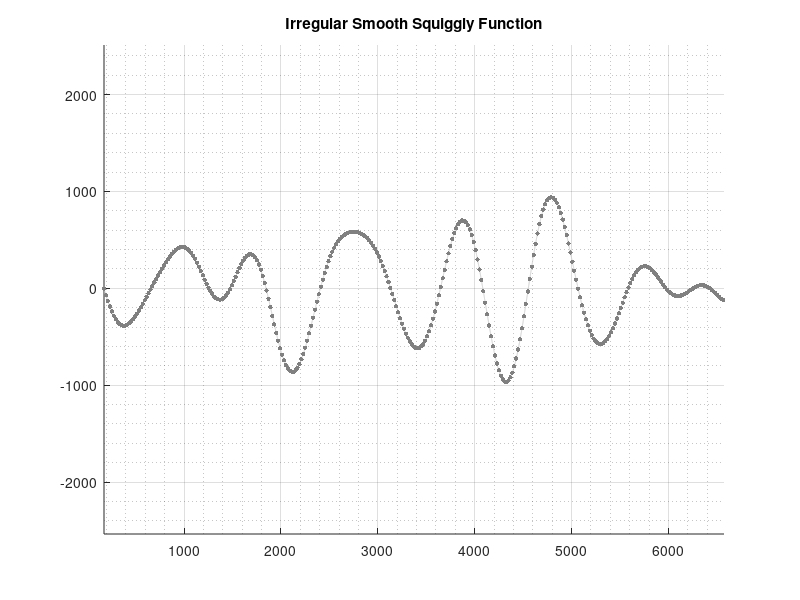
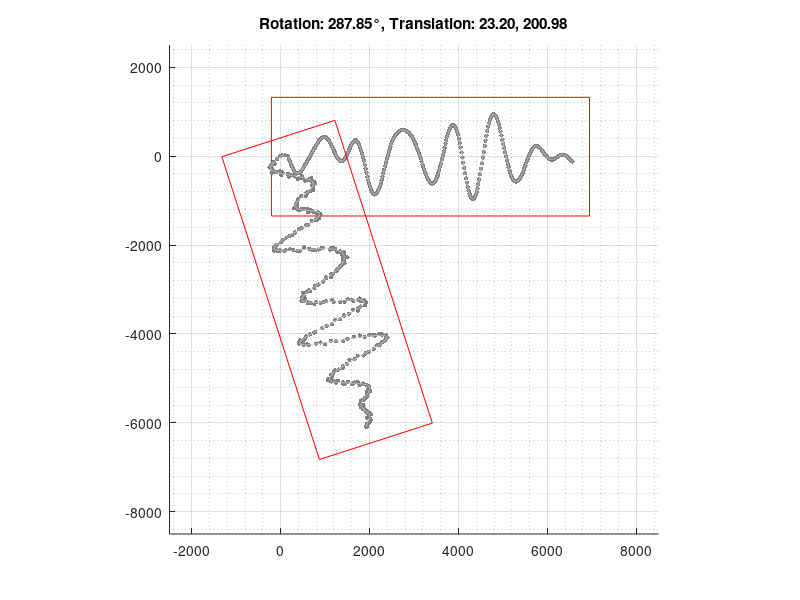

Recreate these plots in MATLAB, in order. (Note: this script raises an error after producing the figures.)
%% Point-to-point Iterative Closest Point Algorithm - 2D

% 2-dimensional hardware friendly implementation of the point-to-point 
% Iterative Closest Point (ICP) point cloud registration algorithm

out_dir = 'P2P_ICP_2D';

%% Generate an irregular smooth squiggly function

% Parameters
range = 800;            % size of 2D square containing line
extent = 8;             % factor to scale range and define the horizontal extent of the line
n_points = 10;          % number of horizontal points per range increment
downsample_factor = 4;  % downsample factor for a single range increment

% Check that downsample_factor is a factor of range/extent
if mod(range / extent, downsample_factor) ~= 0
    error('downsample_factor must be a factor of range/extent');
end

% Adjust downsample factor based on extent
downsample_factor = downsample_factor * extent;

% Initialize time signal vector for horizontal axis (x)
t = linspace(0, extent*range, (range+1)*n_points);
y = zeros(size(t));

% Number of harmonic components (more terms = more irregularity)
num_terms = 100;

for k = 1:num_terms
    A = ((rand()*(2*range/3))+(range/3))*(1/k);
    f = (rand()*1/range)+1/(3*range);
    phi = rand()*2*pi;
    if rand() > 0.5
        y = y + A * sin(2*pi*f*t + phi);
    else
        y = y + A * cos(2*pi*f*t + phi);
    end
end

% Densely sampled 2D point cloud
xy = [t' y'];

%% Downsampled 2D Point Cloud

% Downsample and add an x offset
offset = rand()*range-(range/2);
xy(:, 1) = xy(:, 1) + offset;
pc = xy(1:range/downsample_factor:end, :);

% Define corners for a bounding box around pc with a 20% border
border = min([0.2*(max(pc(:, 1))-min(pc(:, 1))), 0.2*(max(pc(:, 2))-min(pc(:, 2)))]);
cnrs = [min(pc(:, 1))-border, min(pc(:, 2))-border; ...
        max(pc(:, 1))+border, min(pc(:, 2))-border; ...
        max(pc(:, 1))+border, max(pc(:, 2))+border; ...
        min(pc(:, 1))-border, max(pc(:, 2))+border];
cnrs(end+1,:) = cnrs(1,:);

%% Transform the point cloud and add some noise

% Generate random rotation angle (in radians)
theta = rand() * 2 * pi;

% 2D rotation matrix
R = [cos(theta), -sin(theta);
     sin(theta),  cos(theta)];

% Random translation vector (1x2)
t = rand(1, 2)*2*range-range;

% Add Gaussian noise to the point cloud
noise_level = range/35; % Adjust the noise level as needed
noise = noise_level * randn(size(pc)); % Generate Gaussian noise
pc_noisy = pc + noise; % Add noise to the point cloud

% Apply transformation: rotate then translate
pc_transformed = (R * pc_noisy')' + t;
xy_transformed = (R * xy')' + t;
cnrs_transformed = (R * cnrs')' + t;

%% Visualize point clouds

% Output directory
if ~exist(out_dir, 'dir')
    mkdir(out_dir);
end

% Plot original function
figure; hold on;
plot(xy(:, 1), xy(:, 2), 'LineWidth', 0.1, 'Color', repmat(0.8, [1 3]));
scatter(pc(:, 1), pc(:, 2), 10, 'filled', 'MarkerFaceColor', repmat(0.5, [1 3]));
hold off;
axis equal;
grid on; grid minor;
title('Irregular Smooth Squiggly Function');
fig1 = gcf;

% Visualize point clouds before ICP
figure; hold on;

% Original point cloud
scatter(pc(:, 1), pc(:, 2), 10, 'filled', 'MarkerFaceColor', repmat(0.5, [1 3]));
plot(xy(:, 1), xy(:, 2), 'LineWidth', 0.1, 'Color', repmat(0.8, [1 3]));
plot(cnrs(:, 1), cnrs(:, 2), 'LineWidth', 0.1, 'Color', 'r');

% Transformed point cloud
scatter(pc_transformed(:, 1), pc_transformed(:, 2), 10, 'filled', 'MarkerFaceColor', [0.5 0.5 0.5]);
plot(xy_transformed(:, 1), xy_transformed(:, 2), 'LineWidth', 0.1, 'Color', repmat(0.8, [1 3]));
plot(cnrs_transformed(:, 1), cnrs_transformed(:, 2), 'LineWidth', 0.1, 'Color', 'r'); hold off;

% Get current axis limits
x_limits = xlim;
y_limits = ylim;

% Increase limits by 20%
x_range_increase = 0.05 * (x_limits(2) - x_limits(1));
y_range_increase = 0.05 * (y_limits(2) - y_limits(1));

% Set new axis limits
xlim([x_limits(1) - x_range_increase, x_limits(2) + x_range_increase]);
ylim([y_limits(1) - y_range_increase, y_limits(2) + y_range_increase]);

axis equal;
grid on; grid minor;
title(sprintf("Rotation: %.2f°, Translation: %.2f, %.2f", rad2deg(theta), t(1), t(2)));
fig2 = gcf;

%% Prompt the user to save figures

saveFiguresInput = input('Set save figures flag? (Y/N): ', 's');

if strcmpi(saveFiguresInput, 'Y')
    saveFigures = 1;
elseif strcmpi(saveFiguresInput, 'N')
    saveFigures = 0;
else
    error('Invalid input. Please enter Y or N.');
end

if saveFigures
    delete(fullfile(out_dir, '*.png'));
    exportgraphics(fig1, sprintf('%s/squiggly_function.png', out_dir), 'Resolution', 300);
    exportgraphics(fig2, sprintf('%s/point_clouds.png', out_dir), 'Resolution', 300);
end

%% Iterative Closest Point (ICP) Algorithm

% Reference point cloud: pc
Q = pc;
% Input point cloud: pc_transformed
P = pc_transformed;

% The whole idea with the ICP algorithm is to, as the name implies, 
% iteratively transform the points in P such that they lie above their 
% corresponding points in Q

% Initialize the transformation errors
prev_transformation_error = inf;
transformation_error = mean(sqrt(sum((P - Q).^2, 2)));

% Set a maximum number of iterations in the case of no convergence
max_iterations = 50; % Maximum number of iterations
iteration = 0; % Initialize iteration counter

% Construct a k-dimensional (k-D) tree for the reference point cloud Q
Q_tree = KDTreeSearcher(Q);

% Continue to iterate while the transformation error continues to change
while (prev_transformation_error - transformation_error > eps) && ((iteration-1) < max_iterations)
    
    % For each point in P, find the nearest point in Q
    tic;                                % Vectorized brute force implementation
    D = pdist2(P, Q, 'euclidean');
    [~, nearest_idx] = min(D, [], 2);
    Q_nearest = Q(nearest_idx, :);
    time_b = toc;
    tic;                                % MATLAB's built-in k-D tree implementation
    nearest_idx = knnsearch(Q_tree, P);
    Q_nearest = Q(nearest_idx, :);
    time_k = toc;
    fprintf("MATLAB's k-D tree implementation was %.2f%% faster.\n", 100 * (time_b - time_k) / time_b);

    % Visualize point clouds
    figure; hold on;
    
    % Reference point cloud
    scatter(Q(:, 1), Q(:, 2), 10, 'filled', 'MarkerFaceColor', repmat(0.5, [1 3]));
    plot(xy(:, 1), xy(:, 2), 'LineWidth', 0.1, 'Color', repmat(0.8, [1 3]));
    plot(cnrs(:, 1), cnrs(:, 2), 'LineWidth', 0.1, 'Color', 'r');

    % Input point cloud
    scatter(P(:, 1), P(:, 2), 10, 'filled', 'MarkerFaceColor', [0.5 0.5 0.5]);
    plot(xy_transformed(:, 1), xy_transformed(:, 2), 'LineWidth', 0.1, 'Color', repmat(0.8, [1 3]));
    plot(cnrs_transformed(:, 1), cnrs_transformed(:, 2), 'LineWidth', 0.1, 'Color', 'r');

    % For each point in P, draw a line to the nearest point in Q
    for i = 1:size(P, 1)
        plot([P(i, 1) Q_nearest(i, 1)], [P(i, 2) Q_nearest(i, 2)], 'LineWidth', 0.1);
    end
    
    % Get current axis limits
    x_limits = xlim;
    y_limits = ylim;
    
    % Increase limits by 20%
    x_range_increase = 0.05 * (x_limits(2) - x_limits(1));
    y_range_increase = 0.05 * (y_limits(2) - y_limits(1));
    
    % Set new axis limits
    xlim([x_limits(1) - x_range_increase, x_limits(2) + x_range_increase]);
    ylim([y_limits(1) - y_range_increase, y_limits(2) + y_range_increase]);
    
    axis equal;
    grid on; grid minor;
    title(sprintf("ICP Iteration %d | Transformation Error: %.2f", iteration, transformation_error));
    if saveFigures
        exportgraphics(gcf, sprintf('%s/ICP_iteration_%d.png', out_dir, iteration), 'Resolution', 300);
    end

    % Compute centroids of P and its nearest points in Q
    P_centroid = mean(P, 1);
    Q_nearest_centroid = mean(Q_nearest, 1);
    
    % Center P and its nearest points in Q
    P_centered = P - P_centroid;
    Q_nearest_centered = Q - Q_nearest_centroid;
    
    % Evaluate the covariance matrix H
    H = P_centered' * Q_nearest_centered;

    % Compute the rotation that maximized alignment between centered point sets
    cos_theta = (H(1, 1) + H(2, 2))/(sqrt((H(1, 1) + H(2, 2))^2 + (H(1, 2) - H(2, 1))^2));
    sin_theta = (H(1, 2) - H(2, 1))/(sqrt((H(1, 1) + H(2, 2))^2 + (H(1, 2) - H(2, 1))^2));

    % Construct the 2D rotation matrix
    R = [cos_theta, -sin_theta; ...
         sin_theta, cos_theta];
    
    % Translation vector
    t = (Q_nearest_centroid' - R * P_centroid')';
    
    % Transform P
    P = (R * P')' + t;
    xy_transformed = (R * xy_transformed')' + t;
    cnrs_transformed = (R * cnrs_transformed')' + t;

    % Update the previous transformation error
    prev_transformation_error = transformation_error;

    % Calculate the transformation error as the root mean squared distance
    transformation_error = mean(sqrt(sum((P - Q_nearest).^2, 2)));

    % Increment the iteration counter
    iteration = iteration + 1;
end

if iteration >= max_iterations
    fprintf("Maximum iterations (%d) reached - STOPPED\n", max_iterations);
else
    fprintf("CONVERGED after %d iterations\n", iteration-1);
end